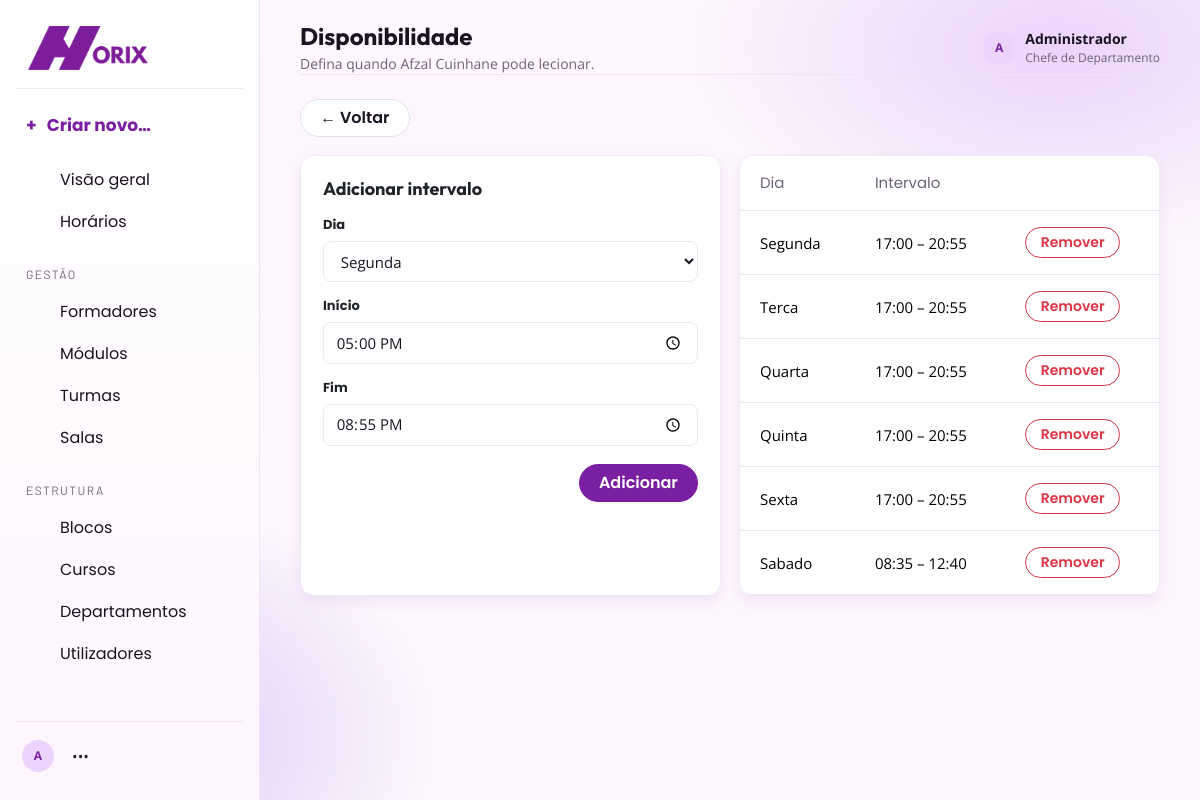
The page /View/html-php/Disponibilidade.php?id=1 (signed in) on the database its author committed.
### tables this page shows
CREATE TABLE `utilizador` (
  `id_utilizador` int(11) NOT NULL,
  `nome` varchar(100) NOT NULL,
  `email` varchar(120) NOT NULL,
  `senha` varchar(255) NOT NULL,
  `perfil` enum('Chefe de Departamento','Formador') NOT NULL,
  `ativo` tinyint(1) NOT NULL DEFAULT 1,
  `criado_em` timestamp NOT NULL DEFAULT current_timestamp()
);

CREATE TABLE `disponibilidade` (
  `id_disponibilidade` int(11) NOT NULL,
  `id_formador` int(11) NOT NULL,
  `dia_semana` enum('Segunda','Terca','Quarta','Quinta','Sexta','Sabado') NOT NULL,
  `hora_inicio` time NOT NULL,
  `hora_fim` time NOT NULL
);

### Conexao/Conexao.php (called while the page is built, shortened)
<?php
function db(): mysqli
{
    static $con;
    if ($con instanceof mysqli) {
        return $con;
    }
    $con = new mysqli('localhost', 'root', '', 'gestao_horarios', "3306");
    $con->set_charset('utf8mb4');
    return $con;
}

### View/html-php/Disponibilidade.php (the view, shortened to what this page needs)
<?php
require_once '../../bootstrap.php';
$id = (int) ($_GET['id'] ?? $_POST['id_formador'] ?? 0);
$f = one('SELECT * FROM formador WHERE id_formador=?', 'i', $id);
$data = rows(
    "SELECT * FROM disponibilidade
     WHERE id_formador=?
     ORDER BY FIELD(dia_semana,'Segunda','Terca','Quarta','Quinta','Sexta','Sabado'), hora_inicio",
    'i',
    $id
);
layout_start('Disponibilidade', 'Defina quando ' . $f['nome'] . ' pode lecionar.');
?>
<div class="toolbar">
    <a class="btn btn-light border" href="Formador.php">← Voltar</a>
</div>
<div class="grid-2">
    <div class="card form-card">
        <h3>Adicionar intervalo</h3>
        <form method="post">
            <div class="field">
                <label>Dia</label>
                <select name="dia">
                    <option>Segunda</option>
                </select>
            </div>
            <div class="form-grid" style="margin-top:14px">
                <div class="field">
                    <label>Início</label>
                    <input type="time" name="hora_inicio" value="17:00" required>
                </div>
                <div class="field">
                    <label>Fim</label>
                    <input type="time" name="hora_fim" value="20:55" required>
                </div>
            </div>
            <div class="form-actions">
                <button class="btn btn-primary">Adicionar</button>
            </div>
        </form>
    </div>
    <div class="card table-wrap">
        <table class="table align-middle mb-0">
            <thead>
                <tr>
                    <th>Dia</th>
                    <th>Intervalo</th>
                    <th></th>
                </tr>
            </thead>
            <tbody>
                <?php foreach ($data as $r): ?>
                    <tr>
                        <td><?= e($r['dia_semana']) ?></td>
                        <td><?= e(substr($r['hora_inicio'], 0, 5)) ?> – <?= e(substr($r['hora_fim'], 0, 5)) ?></td>
                        <td>
                            <a class="btn btn-sm btn-outline-danger" data-confirm="Remover este intervalo?" href="?id=<?= $id ?>&del=<?= $r['id_disponibilidade'] ?>">Remover</a>
                        </td>
                    </tr>
                <?php endforeach; ?>
            </tbody>
        </table>
    </div>
</div>
<?php
layout_end();

### bootstrap.php (shortened to what this page needs)
<?php
require_once __DIR__ . '/Conexao/Conexao.php';
function e($v): string
{
    return htmlspecialchars((string) $v, ENT_QUOTES, 'UTF-8');
}
function page_acl(): array
{
    $todos = [PERFIL_CHEFE, PERFIL_FORMADOR];
    $chefe = [PERFIL_CHEFE];
    return [
        'TelaPrincipal.php' => $todos,
        'GerarHorario.php' => $todos,
        'HorarioPDF.php' => $chefe,
        'Formador.php' => $chefe,
        'FormadorModulos.php' => $chefe,
        'Disponibilidade.php' => $chefe,
        'Modulo.php' => $chefe,
        'Turma.php' => $chefe,
        'Sala.php' => $chefe,
        'Bloco.php' => $chefe,
        'Curso.php' => $chefe,
        'Departamento.php' => $chefe,
        'Utilizador.php' => $chefe,
    ];
}
function logged(): bool
{
    return !empty($_SESSION['user']);
}
function refresh_session_user(): void
{
    static $done = false;
    if ($done || !logged()) {
        return;
    }
    $u = one(
        'SELECT id_utilizador,nome,email,perfil FROM utilizador WHERE id_utilizador=? AND ativo=1',
        'i',
        (int) ($_SESSION['user']['id'] ?? 0)
    );
}
function require_login(): void
{
    refresh_session_user();
}
function user(): array
{
    return $_SESSION['user'] ?? [];
}
function perfil(): string
{
    return (string) (user()['perfil'] ?? '');
}
function is_chefe(): bool
{
    return logged() && perfil() === PERFIL_CHEFE;
}
function can_manage(): bool
{
    return is_chefe();
}
function can_access(string $file): bool
{
    $acl = page_acl();
    return !isset($acl[$file]) || in_array(perfil(), $acl[$file], true);
}
function enforce_page_access(): void
{
    require_login();
}
function rows(string $sql, string $types = '', ...$args): array
{
    $st = db()->prepare($sql);
    if ($types) {
        $st->bind_param($types, ...$args);
    }
    $st->execute();
    $r = $st->get_result();
    return $r ? $r->fetch_all(MYSQLI_ASSOC) : [];
}
function one(string $sql, string $types = '', ...$args): ?array
{
    $a = rows($sql, $types, ...$args);
    return $a[0] ?? null;
}
function active(string $file): string
{
    return basename($_SERVER['PHP_SELF']) === $file ? 'active' : '';
}
function icon(string $name, int $size = 18): string
{
    $paths = [
        'dashboard' => '<rect x="3" y="3" width="7" height="7" rx="1"/><rect x="14" y="3" width="7" height="7" rx="1"/><rect x="3" y="14" width="7" height="7" rx="1"/><rect x="14" y="14" width="7" height="7" rx="1"/>',
        'calendar' => '<rect x="3" y="4" width="18" height="17" rx="2"/><path d="M16 2v4M8 2v4M3 10h18"/>',
        'plan' => '<path d="M4 5h16M4 12h16M4 19h10"/><circle cx="17" cy="19" r="3"/>',
        'users' => '<path d="M16 21v-2a4 4 0 0 0-4-4H6a4 4 0 0 0-4 4v2"/><circle cx="9" cy="7" r="4"/><path d="M22 21v-2a4 4 0 0 0-3-3.87M16 3.13a4 4 0 0 1 0 7.75"/>',
        'book' => '<path d="M4 5.5A2.5 2.5 0 0 1 6.5 3H20v16H6.5A2.5 2.5 0 0 0 4 21.5z"/><path d="M4 5.5v16M8 7h8M8 11h8"/>',
        'school' => '<path d="m3 9 9-5 9 5-9 5z"/><path d="M7 12v5c3 2 7 2 10 0v-5M21 10v6"/>',
        'room' => '<path d="M4 21V5a2 2 0 0 1 2-2h12a2 2 0 0 1 2 2v16"/><path d="M9 21v-5h6v5M8 7h2M14 7h2M8 11h2M14 11h2"/>',
        'building' => '<path d="M4 21V4h12v17M16 9h4v12M8 8h4M8 12h4M8 16h4"/>',
        'book-open' => '<path d="M3 5a2 2 0 0 1 2-2h6v17H5a2 2 0 0 0-2 2zM21 5a2 2 0 0 0-2-2h-6v17h6a2 2 0 0 1 2 2z"/>',
        'user' => '<circle cx="12" cy="8" r="4"/><path d="M4 21a8 8 0 0 1 16 0"/>',
        'logout' => '<path d="M10 17l5-5-5-5M15 12H3"/><path d="M14 3h5a2 2 0 0 1 2 2v14a2 2 0 0 1-2 2h-5"/>',
        'sun' => '<circle cx="12" cy="12" r="4"/><path d="M12 2v2M12 20v2M4.93 4.93l1.41 1.41M17.66 17.66l1.41 1.41M2 12h2M20 12h2M4.93 19.07l1.41-1.41M17.66 6.34l1.41-1.41"/>',
        'moon' => '<path d="M21 12.8A8.5 8.5 0 1 1 11.2 3 6.7 6.7 0 0 0 21 12.8z"/>',
    ];
    $body = $paths[$name] ?? $paths['dashboard'];
    return '<svg class="icon-svg" width="' . $size . '" height="' . $size . '" viewBox="0 0 24 24" fill="none" stroke="currentColor" stroke-width="1.9" stroke-linecap="round" stroke-linejoin="round" aria-hidden="true">' . $body . '</svg>';
}
function nav_all(): array
{
    return [
        ['', [
            ['TelaPrincipal.php', 'Visão geral', 'dashboard'],
            ['GerarHorario.php', 'Horários', 'calendar'],
        ]],
        ['Gestão', [
            ['Formador.php', 'Formadores', 'users'],
            ['Modulo.php', 'Módulos', 'book'],
            ['Turma.php', 'Turmas', 'school'],
            ['Sala.php', 'Salas', 'room'],
        ]],
        ['Estrutura', [
            ['Bloco.php', 'Blocos', 'building'],
            ['Curso.php', 'Cursos', 'book-open'],
            ['Departamento.php', 'Departamentos', 'building'],
            ['Utilizador.php', 'Utilizadores', 'user'],
        ]],
    ];
}
function nav(): array
{
    $menu = [];
    foreach (nav_all() as $secao) {
        $itens = array_values(array_filter($secao[1], fn($n) => can_access($n[0])));
        if ($itens) {
            $menu[] = [$secao[0], $itens];
        }
    }
    return $menu;
}
function layout_start(string $title, string $subtitle = ''): void
{
    $tabs = $GLOBALS['_tabs'] ?? [];
    $u = user();
    $inicial = e(strtoupper(substr($u['nome'] ?? 'U', 0, 1)));
?>
    <!doctype html>
    <html lang="pt">
    <head>
        <link rel="stylesheet" href="../css/bootstrap.min.css">
        <link rel="stylesheet" href="../css/app.css">
    </head>
    <body>
        <aside class="sidebar">
        <div class="brand">
            <img src="../img/horix.png" alt="Horix - Gestão de Horários">
        </div>
        <?php if (can_manage()): ?>
            <div class="dropdown">
                <a class="create-new" href="#" role="button" data-bs-toggle="dropdown" aria-expanded="false">
                    <span>+</span> Criar novo…
                </a>
            </div>
        <?php endif; ?>
        <nav>
            <?php foreach (nav() as $secao): ?>
                <?php if ($secao[0] !== ''): ?>
                    <div class="nav-title"><?= e(mb_strtoupper($secao[0])) ?></div>
                <?php endif; ?>
                <?php foreach ($secao[1] as $n): ?>
                    <a class="nav-link <?= active($n[0]) ?>" href="<?= $n[0] ?>">
                        <span class="nav-icon"><?= icon($n[2], 20) ?></span>
                        <span><?= $n[1] ?></span>
                    </a>
                <?php endforeach; ?>
            <?php endforeach; ?>
        </nav>
        <div class="sidebar-bottom dropup">
            <div class="user-row">
                <div class="avatar"><?= $inicial ?></div>
                <a href="#" class="text-body px-2" data-bs-toggle="dropdown" aria-label="Opções">•••</a>
            </div>
        </div>
        </aside>
        <main class="main">
            <header class="topbar">
                <div class="title-wrap">
                    <div>
                        <h1><?= e($title) ?></h1>
                        <?php if ($subtitle && !$tabs): ?>
                            <p><?= e($subtitle) ?></p>
                        <?php endif; ?>
                    </div>
                </div>
                <div class="profile">
                    <div class="avatar"><?= $inicial ?></div>
                    <div>
                        <strong><?= e($u['nome'] ?? 'Utilizador') ?></strong>
                        <small><?= e($u['perfil'] ?? '') ?></small>
                    </div>
                </div>
            </header>
            <section class="content">
            <?php
        }
        function layout_end(): void
        {
            ?>
            </section>
        </main>
    </body>
    </html>
<?php
        }
enforce_page_access();

### rows shown on the page
utilizador: nome "A", nome "Administrador", perfil "Chefe de Departamento"
disponibilidade: dia_semana "Segunda", hora_inicio "17:00", hora_fim "20:55"
disponibilidade: dia_semana "Terca", hora_inicio "17:00", hora_fim "20:55"
disponibilidade: dia_semana "Quarta", hora_inicio "17:00", hora_fim "20:55"
disponibilidade: dia_semana "Quinta", hora_inicio "17:00", hora_fim "20:55"
disponibilidade: dia_semana "Sexta", hora_inicio "17:00", hora_fim "20:55"
disponibilidade: dia_semana "Sabado", hora_inicio "08:35", hora_fim "12:40"

### other values the page prints
$n[1] "Visão geral"
$n[1] "Horários"
mb_strtoupper($secao[0]) "GESTÃO"
$n[1] "Formadores"
$n[1] "Módulos"
$n[1] "Turmas"
$n[1] "Salas"
mb_strtoupper($secao[0]) "ESTRUTURA"
$n[1] "Blocos"
$n[1] "Cursos"
$n[1] "Departamentos"
$n[1] "Utilizadores"
$title "Disponibilidade"
$subtitle "Defina quando Afzal Cuinhane pode lecionar."
